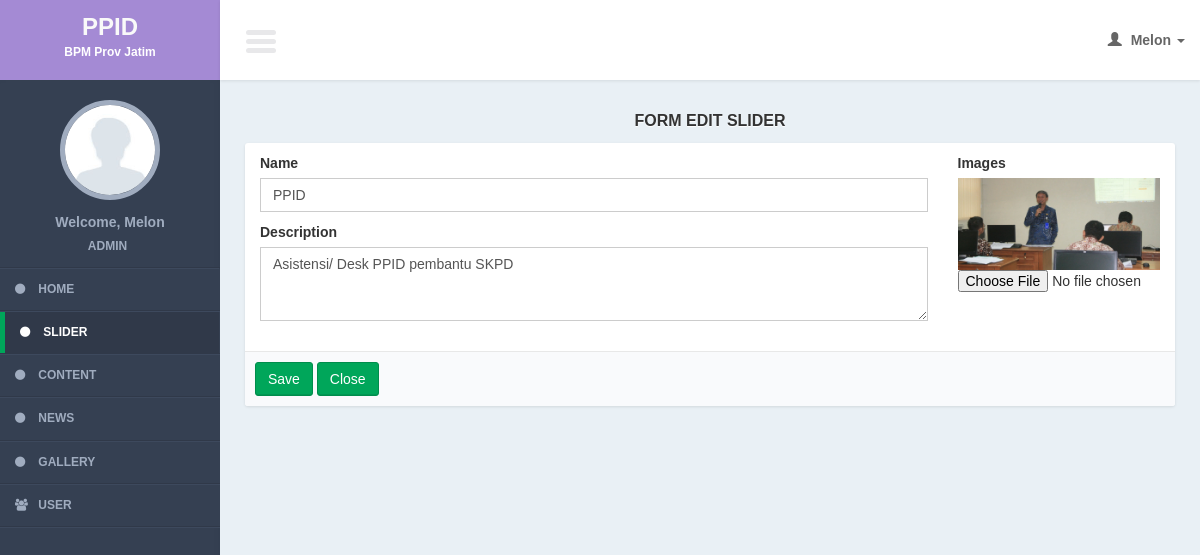
Screenshot of /admin/controllers/slider.php?page=form&id=1 (signed in) with the database file from the repository.
### tables this page shows
CREATE TABLE IF NOT EXISTS `sliders` (
`slider_id` int(11) NOT NULL,
  `slider_img` text NOT NULL,
  `slider_name` varchar(200) NOT NULL,
  `slider_desc` text NOT NULL
);

### admin/models/slider_model.php (called while the page is built, shortened)
<?php
function read_id($id){
	$query = mysql_query("select *
			from sliders
			where slider_id = '$id'");
	$result = mysql_fetch_object($query);
	return $result;
}
?>

### admin/views/slider/form.php (the view, shortened to what this page needs)
      <section class="content">
          <div class="row">
              <div class="col-md-12">
                  <div class="title_page"> <?= $title ?></div>
                   <form  class="cmxform" id="createForm" action="<?= $action?>" method="post" enctype="multipart/form-data" role="form">
                  <div class="box box-cokelat">
                      <div class="box-body">
                          <div class="col-md-9">
                              <div class="form-group">
                                  <label>Name</label>
                                  <input required type="text" name="i_name" class="form-control" placeholder="" value="<?= $row->slider_name ?>" title=""/>
                              </div>
                                  <div class="form-group">
                                    <label>Description</label>
                                  <textarea class="form-control" name="i_desc" rows="3" placeholder=""><?= $row->slider_desc ?></textarea>
                              </div>
                              </div>
	<div class="col-md-3">
                                <div class="form-group">
                               <label>Images</label>
                               <?php
                              if($id){
?>
                              <br />
                              <img src="../../assets/images/slider/<?= $row->slider_img ?>" style="width:100%;"/>
                              <?php
}
?>
                                 <input type="file" name="i_img" id="i_img" />
                              </div>
                              </div>
                      </div>
                        <div class="box-footer">
                      <input class="btn btn-success" type="submit" value="Save"/>
                      <a href="<?= $close_button?>" class="btn btn-success" >Close</a>
                   </div>
                  </div>
             </form>
              </div>
          </div>
      </section>

### admin/css/AdminLTE.css (style rules this page uses)
html { font-family: 'Source Sans Pro', sans-serif; -webkit-font-smoothing: antialiased; min-height: 100%; background: #E9F0F5; }
body { font-family: 'Source Sans Pro', sans-serif; -webkit-font-smoothing: antialiased; min-height: 100%; background: #E9F0F5; }
a { color: #3c8dbc; }
.content { padding: 30px 10px; }
img { max-width: 100%important; }
.form-control { -webkit-border-radius: 0px !important; -moz-border-radius: 0px !important; border-radius: 0px !important; box-shadow: none; }
.box { position: relative; margin-bottom: 20px; -webkit-border-radius: 3px; -moz-border-radius: 3px; border-radius: 3px !important; width: 100%; background:#fff; box-shadow: 0 1px 3px rgba(0, 0, 0, 0.1); }
.box .box-body { padding-top:10px; -webkit-border-top-left-radius: 0; -webkit-border-top-right-radius: 0; -webkit-border-bottom-right-radius: 3px; -webkit-border-bottom-left-radius: 3px; -moz-border-radius-topleft: 0; -moz-border-radius-topright: 0; -moz-border-radius-bottomright: 3px; -moz-border-radius-bottomleft: 3px; border-top-left-radius: 0; border-top-right-radius: 0; border-bottom-right-radius: 3px; border-bottom-left-radius: 3px; border-radius:3px; padding-bottom:20px; }
.box .box-footer { border-top: 1px solid #e8e8e8; -webkit-border-top-left-radius: 0; -webkit-border-top-right-radius: 0; -webkit-border-bottom-right-radius: 3px; -webkit-border-bottom-left-radius: 3px; -moz-border-radius-topleft: 0; -moz-border-radius-topright: 0; -moz-border-radius-bottomright: 3px; -moz-border-radius-bottomleft: 3px; border-top-left-radius: 0; border-top-right-radius: 0; border-bottom-right-radius: 3px; border-bottom-left-radius: 3px; background:#F9FAFC; padding: 10px; }
.btn { font-weight: 500; -webkit-border-radius: 3px; -moz-border-radius: 3px; border-radius: 3px; border: 1px solid transparent; -webkit-box-shadow: inset 0px -2px 0px 0px rgba(0, 0, 0, 0.09); -moz-box-shadow: inset 0px -2px 0px 0px rgba(0, 0, 0, 0.09); box-shadow: inset 0px -1px 0px 0px rgba(0, 0, 0, 0.09); }
.btn.btn-success { background-color: #00a65a; border-color: #008d4c; }
.title_page { font-size:medium; text-align:center; font-weight:bold; margin-bottom:10px; text-shadow: 0 1px 1px #ffffff; text-transform:uppercase; }

### rows the page displays
sliders: i_name "PPID", i_desc "Asistensi/ Desk PPID pembantu SKPD", slider_img (picture)

### other values shown
$user_data[0] "Melon"
$user_data[1] "ADMIN"
$title "FORM EDIT SLIDER"
